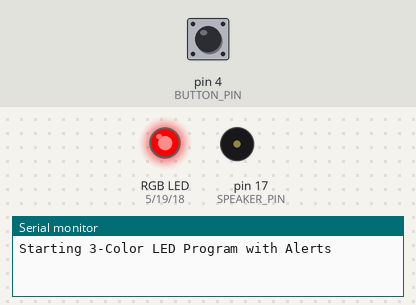
A sketch run on a simulated Arduino Uno, built with avr-gcc and run on an emulated ATmega328P. On the bench: an RGB LED mixed from three pins (HIGH = lit), buzzer (waves = sounding), the last lines printed to the serial monitor. The test bench sets the inputs (shaded band); at power-on: pin 4 (BUTTON_PIN) HIGH. Random numbers use the default seed unless the sketch sets one.

Above: at 1.2 s.
1.3 s: pin 4 (BUTTON_PIN) pulled LOW for 1 s
At 2.41 s:
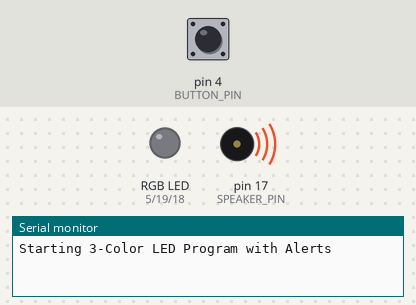
4.3 s: pin 4 (BUTTON_PIN) pulled LOW for 3.2 s
At 5.9 s:
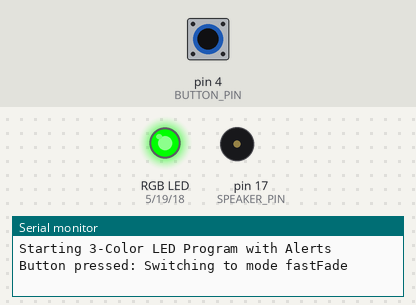
At 10.09 s:
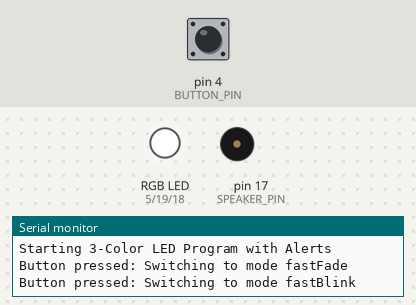
Timing chart, 0 to 21.0 s (numbered marks = the images above; inputs shaded):
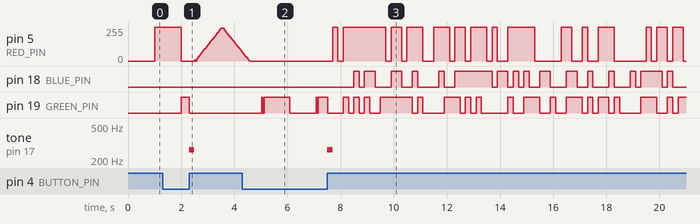

Measured:
- after the input at 1.3 s, tone on pin 17 (SPEAKER_PIN): silent → 262 Hz after 1.0 s, → silent 0.20 s later
- after the input at 4.3 s, tone on pin 17 (SPEAKER_PIN): silent → 262 Hz after 3.2 s, → silent 0.20 s later

The sketch:

03-Alerts.ino
```cpp
// (licence header left out)
#include "pitches.h"

// Pin definitions
#define RED_PIN 5
#define GREEN_PIN 19
#define BLUE_PIN 18
#define BUTTON_PIN 4
#define SPEAKER_PIN 17

// Variables for mode switching and timing
int currentMode = 0; // Tracks the current mode (0: Slow Blink, 1: Fast Fade, 2: Fast Blink)
unsigned long lastButtonPressTime = 0; // Tracks the last button press time for debouncing
unsigned long lastModeUpdateTime = 0; // Tracks the last mode update time
const unsigned long debounceDelay = 200; // Debounce delay for button presses
const unsigned long longPressDuration = 5000; // Duration for a long press in milliseconds
const unsigned long slowBlinkInterval = 1000; // Interval for slow blink mode
const unsigned long fastBlinkInterval = 200; // Interval for fast blink mode
const unsigned long fadeInterval = 20; // Interval for fade updates
int lastButtonState = HIGH; // Tracks the last button state
int fadeValue = 0; // Current fade value for Fast Fade mode
int fadeDirection = 1; // Direction of fade (1: increasing, -1: decreasing)
int activeColor = 0; // Active color for Fast Fade mode (0: Red, 1: Green, 2: Blue)
bool isLongPress = false; // Tracks if a long press is detected

void setup() {
  // Initialize pins
  pinMode(RED_PIN, OUTPUT);
  pinMode(GREEN_PIN, OUTPUT);
  pinMode(BLUE_PIN, OUTPUT);
  pinMode(BUTTON_PIN, INPUT_PULLUP);
  pinMode(SPEAKER_PIN, OUTPUT); // Set the speaker pin as output

  // Start serial communication
  Serial.begin(9600);
  Serial.println("Starting 3-Color LED Program with Alerts");

  // Turn off all LEDs initially
  analogWrite(RED_PIN, 0);
  analogWrite(GREEN_PIN, 0);
  analogWrite(BLUE_PIN, 0);
}

void loop() {

  // Handle button press events
  handleButtonPress();

  // Execute the current mode if no long press is detected
  if (!isLongPress) {
    switch (currentMode) {
      case 0:
        slowBlink();
        break;
      case 1:
        fastFade();
        break;
      case 2:
        fastBlink();
        break;
    }
  }
}

// Handles button press events and switches between modes or plays a melody
void handleButtonPress() {

  int buttonState = digitalRead(BUTTON_PIN);

  // Check if the button state has changed and is pressed (LOW)
  if (buttonState == LOW) {

    if (millis() - lastButtonPressTime > longPressDuration) {
      if (!isLongPress) {
        isLongPress = true;
        Serial.println("Long press detected. Playing melody...");
        playMelody();
      }
    }
  } else { // Button is released

    // Check if a long press was detected
    if (isLongPress) {
      isLongPress = false; // Reset the long press flag

    } else if (buttonState != lastButtonState && buttonState == HIGH) {

      // Check for button debounce and switch modes
      if (millis() - lastButtonPressTime > debounceDelay) {
        currentMode = (currentMode + 1) % 3;
        lastButtonPressTime = millis();

        lastModeUpdateTime = 0;
        fadeValue = 0;
        fadeDirection = 1;
        activeColor = 0;

        // Turn off all LEDs
        analogWrite(RED_PIN, 0);
        analogWrite(GREEN_PIN, 0);
        analogWrite(BLUE_PIN, 0);

        // Play alert sound
        playAlert();

        // Print the current mode to the Serial Monitor
        Serial.print("Button pressed: Switching to mode ");

        switch (currentMode) {
          case 0:
            Serial.println("slowBlink");
            break;
          case 1:
            Serial.println("fastFade");
            break;
          case 2:
            Serial.println("fastBlink");
            break;
        }
      }
    }
    // Update the last button press time
    lastButtonPressTime = millis();
  }

  // Update the last button state
  lastButtonState = buttonState;
}

// Plays a short alert sound on button press
void playAlert() {
  tone(SPEAKER_PIN, NOTE_C4, 200); // Play a C4 note for 200ms
  delay(200);
  noTone(SPEAKER_PIN);
}

// Plays a melody on long button press
void playMelody() {
  int melody[] = {NOTE_C4, NOTE_D4, NOTE_E4, NOTE_F4, NOTE_G4, NOTE_A4, NOTE_B4, NOTE_C5};
  int noteDurations[] = {4, 4, 4, 4, 4, 4, 4, 4}; // Quarter notes

  for (int i = 0; i < 8; i++) {
    int noteDuration = 200 / noteDurations[i];
    tone(SPEAKER_PIN, melody[i], noteDuration);
    delay(noteDuration * 1.3); // Pause between notes
    noTone(SPEAKER_PIN);
  }

  // Ensure the speaker is completely turned off after the melody
  noTone(SPEAKER_PIN);
}

// Implements the Slow Blink mode
void slowBlink() {

  if (millis() - lastModeUpdateTime >= slowBlinkInterval) {
    lastModeUpdateTime = millis();
    static int color = 0;

    analogWrite(RED_PIN, 0);
    analogWrite(GREEN_PIN, 0);
    analogWrite(BLUE_PIN, 0);

    if (color == 0) analogWrite(RED_PIN, 255);
    else if (color == 1) analogWrite(GREEN_PIN, 255);
    else if (color == 2) analogWrite(BLUE_PIN, 255);

    color = (color + 1) % 3;
  }
}

// Implements the Fast Fade mode
void fastFade() {

  if (millis() - lastModeUpdateTime >= fadeInterval) {
    lastModeUpdateTime = millis();

    fadeValue += fadeDirection * 5;
    if (fadeValue <= 0 || fadeValue >= 255) {
      fadeDirection *= -1;
      if (fadeValue <= 0) {
        activeColor = random(0, 3);
      }
      fadeValue = constrain(fadeValue, 0, 255);
    }

    analogWrite(RED_PIN, 0);
    analogWrite(GREEN_PIN, 0);
    analogWrite(BLUE_PIN, 0);

    if (activeColor == 0) analogWrite(RED_PIN, fadeValue);
    else if (activeColor == 1) analogWrite(GREEN_PIN, fadeValue);
    else if (activeColor == 2) analogWrite(BLUE_PIN, fadeValue);
  }
}

// Implements the Fast Blink mode
void fastBlink() {

  if (millis() - lastModeUpdateTime >= fastBlinkInterval) {
    lastModeUpdateTime = millis();

    analogWrite(RED_PIN, 0);
    analogWrite(GREEN_PIN, 0);
    analogWrite(BLUE_PIN, 0);

    if (random(0, 2)) analogWrite(RED_PIN, 255);
    if (random(0, 2)) analogWrite(GREEN_PIN, 255);
    if (random(0, 2)) analogWrite(BLUE_PIN, 255);
  }
}
```

pitches.h
```cpp
/*************************************************
   Public Constants
 *************************************************/

#define NOTE_B0 31
#define NOTE_C1 33
#define NOTE_CS1 35
#define NOTE_D1 37
#define NOTE_DS1 39
#define NOTE_E1 41
#define NOTE_F1 44
#define NOTE_FS1 46
#define NOTE_G1 49
#define NOTE_GS1 52
#define NOTE_A1 55
#define NOTE_AS1 58
#define NOTE_B1 62
#define NOTE_C2 65
#define NOTE_CS2 69
#define NOTE_D2 73
#define NOTE_DS2 78
#define NOTE_E2 82
#define NOTE_F2 87
#define NOTE_FS2 93
#define NOTE_G2 98
#define NOTE_GS2 104
#define NOTE_A2 110
#define NOTE_AS2 117
#define NOTE_B2 123
#define NOTE_C3 131
#define NOTE_CS3 139
#define NOTE_D3 147
#define NOTE_DS3 156
#define NOTE_E3 165
#define NOTE_F3 175
#define NOTE_FS3 185
#define NOTE_G3 196
#define NOTE_GS3 208
#define NOTE_A3 220
#define NOTE_AS3 233
#define NOTE_B3 247
#define NOTE_C4 262
#define NOTE_CS4 277
#define NOTE_D4 294
#define NOTE_DS4 311
#define NOTE_E4 330
#define NOTE_F4 349
#define NOTE_FS4 370
#define NOTE_G4 392
#define NOTE_GS4 415
#define NOTE_A4 440
#define NOTE_AS4 466
#define NOTE_B4 494
#define NOTE_C5 523
#define NOTE_CS5 554
#define NOTE_D5 587
#define NOTE_DS5 622
#define NOTE_E5 659
#define NOTE_F5 698
#define NOTE_FS5 740
#define NOTE_G5 784
#define NOTE_GS5 831
#define NOTE_A5 880
#define NOTE_AS5 932
#define NOTE_B5 988
#define NOTE_C6 1047
#define NOTE_CS6 1109
#define NOTE_D6 1175
#define NOTE_DS6 1245
#define NOTE_E6 1319
#define NOTE_F6 1397
#define NOTE_FS6 1480
#define NOTE_G6 1568
#define NOTE_GS6 1661
#define NOTE_A6 1760
#define NOTE_AS6 1865
#define NOTE_B6 1976
#define NOTE_C7 2093
#define NOTE_CS7 2217
#define NOTE_D7 2349
#define NOTE_DS7 2489
#define NOTE_E7 2637
#define NOTE_F7 2794
#define NOTE_FS7 2960
#define NOTE_G7 3136
#define NOTE_GS7 3322
#define NOTE_A7 3520
#define NOTE_AS7 3729
#define NOTE_B7 3951
#define NOTE_C8 4186
#define NOTE_CS8 4435
#define NOTE_D8 4699
#define NOTE_DS8 4978
```
